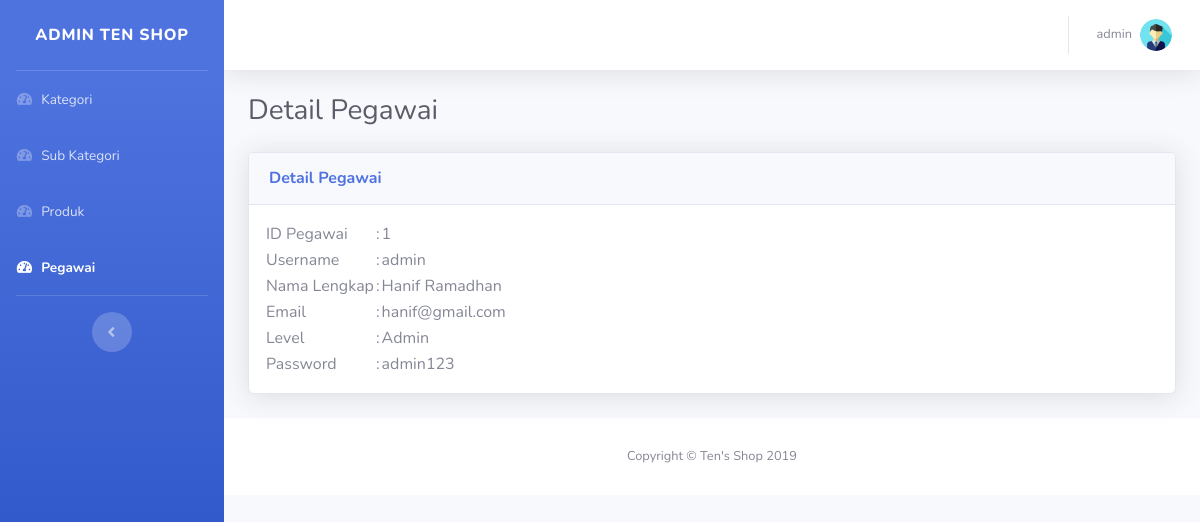
/admin/detail_pegawai.php?id=1 (signed in), run on the app's committed database.
### tables this page shows
CREATE TABLE `pegawai` (
  `idpegawai` int(11) NOT NULL,
  `username` varchar(30) NOT NULL,
  `nama_lengkap` varchar(30) NOT NULL,
  `email` varchar(30) NOT NULL,
  `password` varchar(255) NOT NULL,
  `level` int(1) NOT NULL
);

### admin/detail_pegawai.php (the view, shortened to what this page needs)
<?php
	if($_SESSION['level'] == 1 ) {
		require_once '../function.php';
	    $id = $_GET['id'];
		$pegawai = mysqli_query($con, "SELECT * FROM pegawai WHERE idpegawai=$id");
		$row = mysqli_fetch_array($pegawai);
if ($row['level'] == 1) {
      $status = 'Admin';
    } else if ($row['level'] == 2) {
      $status = 'Manager';
    }
	} else {
		header('location : ../pesan.php');
		exit;
	}
 ?>
 <!DOCTYPE html>
<html lang="en">
<head>
  <link href="../vendor/fontawesome-free/css/all.min.css" rel="stylesheet" type="text/css">
  <link href="../css/sb-admin-2.min.css" rel="stylesheet">
</head>
<body id="page-top">
  <div id="wrapper">
    <ul class="navbar-nav bg-gradient-primary sidebar sidebar-dark accordion" id="accordionSidebar">
      <a class="sidebar-brand d-flex align-items-center justify-content-center" href="index.php">
        <div class="sidebar-brand-text mx-3">Admin Ten Shop</div>
      </a>
      <hr class="sidebar-divider my-0">
      <li class="nav-item ">
        <a class="nav-link" href="index.php">
          <i class="fas fa-fw fa-tachometer-alt"></i>
          <span>Kategori</span></a>
      </li>
      <li class="nav-item">
        <a class="nav-link" href="subkategori.php">
          <i class="fas fa-fw fa-tachometer-alt"></i>
          <span>Sub Kategori</span></a>
      </li>
      <li class="nav-item ">
        <a class="nav-link" href="produk.php">
          <i class="fas fa-fw fa-tachometer-alt"></i>
          <span>Produk</span></a>
      </li>
      <li class="nav-item active">
        <a class="nav-link" href="pegawai.php">
          <i class="fas fa-fw fa-tachometer-alt"></i>
          <span>Pegawai</span></a>
      </li>
      <hr class="sidebar-divider d-none d-md-block">
      <div class="text-center d-none d-md-inline">
        <button class="rounded-circle border-0" id="sidebarToggle"></button>
      </div>
    </ul>
    <div id="content-wrapper" class="d-flex flex-column">
      <div id="content">
        <nav class="navbar navbar-expand navbar-light bg-white topbar mb-4 static-top shadow">
          <ul class="navbar-nav ml-auto">
            <li class="nav-item dropdown no-arrow">
              <a class="nav-link dropdown-toggle" href="#" id="userDropdown" role="button" data-toggle="dropdown" aria-haspopup="true" aria-expanded="false">
                <span class="mr-2 d-none d-lg-inline text-gray-600 small"><?= $_SESSION['username'] ?></span>
                <img class="img-profile rounded-circle" src="../img/profile.png">
              </a>
            </li>
          </ul>
        </nav>
        <div class="container-fluid">
          <div class="d-sm-flex align-items-center justify-content-between mb-4">
            <h1 class="h3 mb-0 text-gray-800">Detail Pegawai</h1>
          </div>
          <div class="card shadow mb-4">
            <div class="card-header py-3">
              <h6 class="m-0 font-weight-bold text-primary">Detail Pegawai</h6>
            </div>
            <div class="contanier ml-3 mr-3 mt-3 mb-3">
            	<table>
                <tr>
                  <td>ID Pegawai</td>
                  <td>:</td>
                  <td><?= $row['idpegawai'] ?></td>
                </tr>
            		<tr>
            			<td>Username</td>
            			<td>:</td>
            			<td><?= $row['username'] ?></td>
            		</tr>
            		<tr>
            			<td>Nama Lengkap</td>
            			<td>:</td>
            			<td><?= $row['nama_lengkap'] ?></td>
            		</tr>
            		<tr>
            			<td>Email</td>
            			<td>:</td>
            			<td><?= $row['email'] ?></td>
            		</tr>
            		<tr>
            			<td>Level</td>
            			<td>:</td>
            			<td><?= $status ?></td>
            		</tr>
            		<tr>
            			<td>Password</td>
            			<td>:</td>
            			<td><?= $row['password'] ?></td>
            		</tr>
            	</table>
            </div>
          </div>
      </div>
      <footer class="sticky-footer bg-white">
        <div class="container my-auto">
          <div class="copyright text-center my-auto">
            <span>Copyright &copy; Ten's Shop 2019</span>
          </div>
        </div>
      </footer>
    </div>
  </div>
</body>
</html>

### data on the page
pegawai: idpegawai "1", username "admin", nama_lengkap "Hanif Ramadhan", email "hanif@gmail.com", level "Admin", password "admin123"

### other printed values
$_SESSION['username'] "admin"
